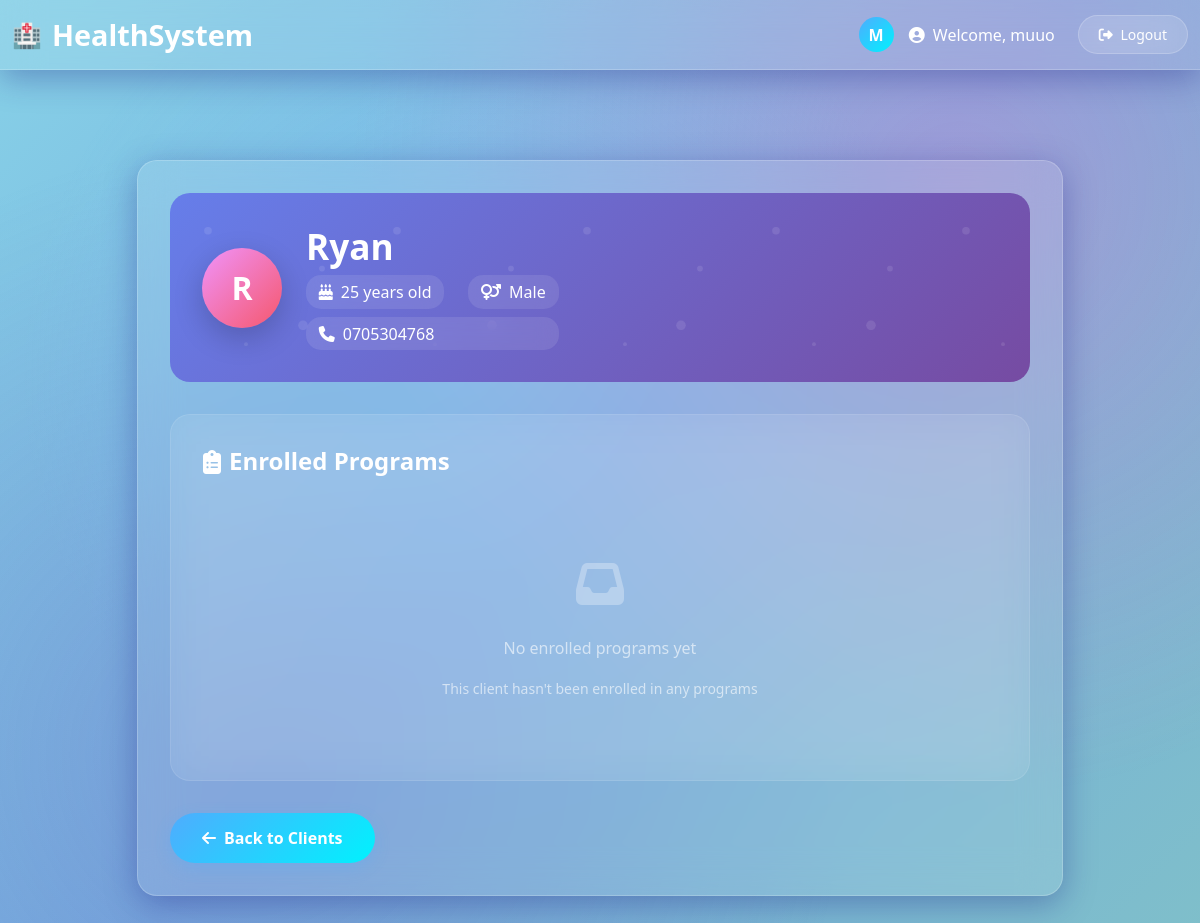
The app's page /clients/1/ (signed in), older data.
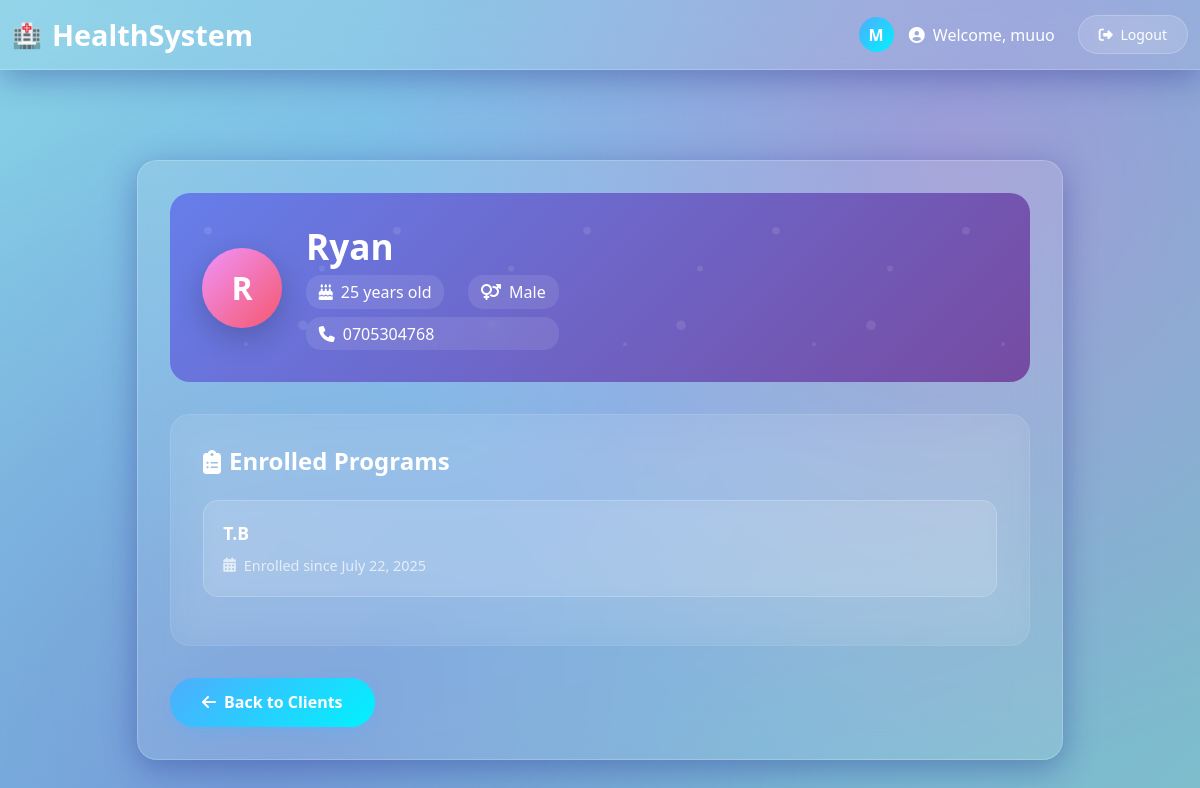
The same page, newer data.
### core/models.py (models this page shows, shortened)
class Enrollment(models.Model):
    client = models.ForeignKey(Client, on_delete=models.CASCADE)
    program = models.ForeignKey(HealthProgram, on_delete=models.CASCADE)
    enrolled_on = models.DateField(auto_now_add=True)

class HealthProgram(models.Model):
    name = models.CharField(max_length=100)
    description = models.TextField(blank=True)

### core/views.py (the view)
# urls.py: path('clients/<int:client_id>/', views.client_profile, name='client_profile'),
@login_required
def client_profile(request, client_id):
    client = Client.objects.get(id=client_id)
    enrollments = client.enrollment_set.select_related('program')
    return render(request, 'core/client_profile.html', {'client': client, 'enrollments': enrollments})

### templates/core/client_profile.html (shortened to what this page needs)
{% extends 'core/base.html' %}
{% block content %}
<div class="profile-header">
    <div class="client-info">
        <div class="client-avatar">
            {{ client.name|first|upper }}
        </div>
        <div class="client-details">
            <h2>{{ client.name }}</h2>
            <div class="client-meta">
                <div class="meta-item">
                    <i class="fas fa-birthday-cake"></i>
                    <span>{{ client.age }} years old</span>
                </div>
                <div class="meta-item">
                    <i class="fas fa-venus-mars"></i>
                    <span>{{ client.get_gender_display }}</span>
                </div>
            </div>
            <div class="meta-item">
                <i class="fas fa-phone"></i>
                <span>{{ client.contact_info }}</span>
            </div>
        </div>
    </div>
</div>
<div class="programs-section">
    <h4 class="section-title">
        <i class="fas fa-clipboard-list"></i>
        Enrolled Programs
    </h4>
    {% if enrollments %}
        <ul class="program-list">
            {% for enrollment in enrollments %}
                <li class="program-item">
                    <div class="program-name">{{ enrollment.program.name }}</div>
                    <div class="program-date">
                        <i class="fas fa-calendar-alt"></i>
                        <span>Enrolled since {{ enrollment.enrolled_on }}</span>
                    </div>
                </li>
            {% endfor %}
        </ul>
    {% else %}
        <div class="empty-state">
            <div class="empty-icon">
                <i class="fas fa-inbox"></i>
            </div>
            <p>No enrolled programs yet</p>
            <small>This client hasn't been enrolled in any programs</small>
        </div>
    {% endif %}
</div>
<a href="{% url 'client_list' %}" class="back-button">
    <i class="fas fa-arrow-left"></i>
    Back to Clients
</a>
{% endblock %}

Row changes from the older to the newer data that the page shows:
added Enrollment: program.name "T.B", enrolled_on "July 22, 2025"
Text that changed along with them:
text no longer shown: "No enrolled programs yet This client hasn't been enrolled in any programs"
